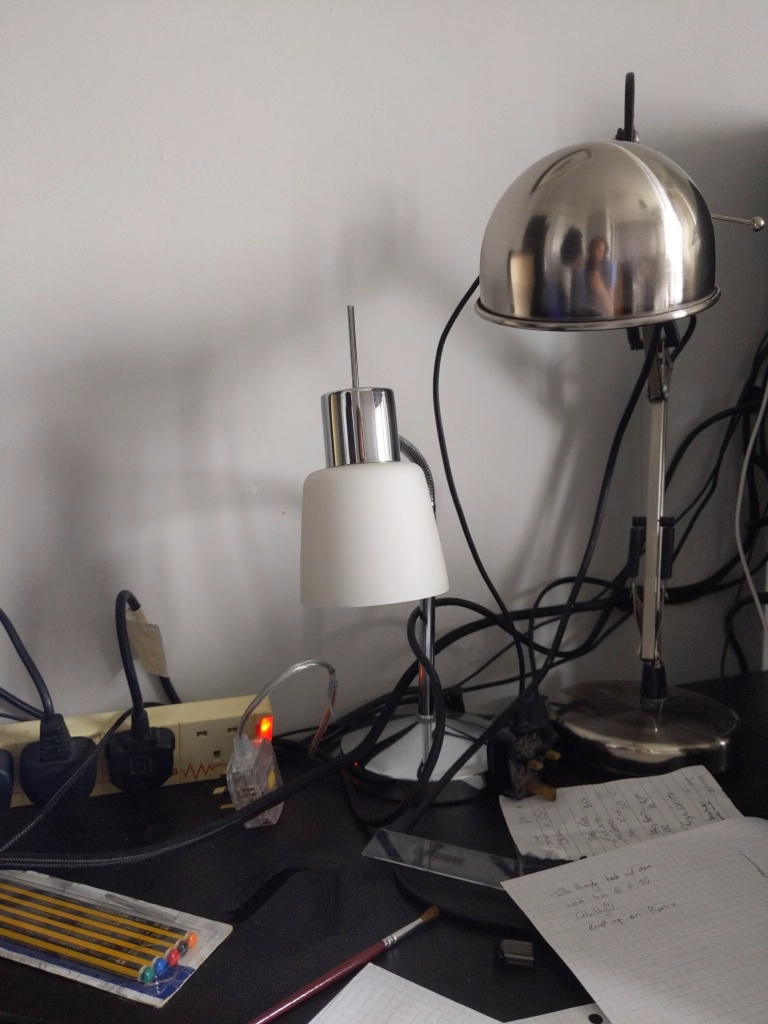
#> input picture Testing/test1.jpg, 768 x 1024 px; the run also reads 1 picture not shown here
$ python brieftest.py
#> lines starting #> are read from the running program, lines starting #| are printed output that depends on the picture
# -*- coding: utf-8 -*-
"""
Created on Sun Jul  5 20:57:31 2020

@author: Jack
"""

import numpy as np
import cv2
import sys

img1_path  = 'test1.jpg'
img2_path  = 'test2.jpg'

img1 = cv2.imread(img1_path,0) # queryImage
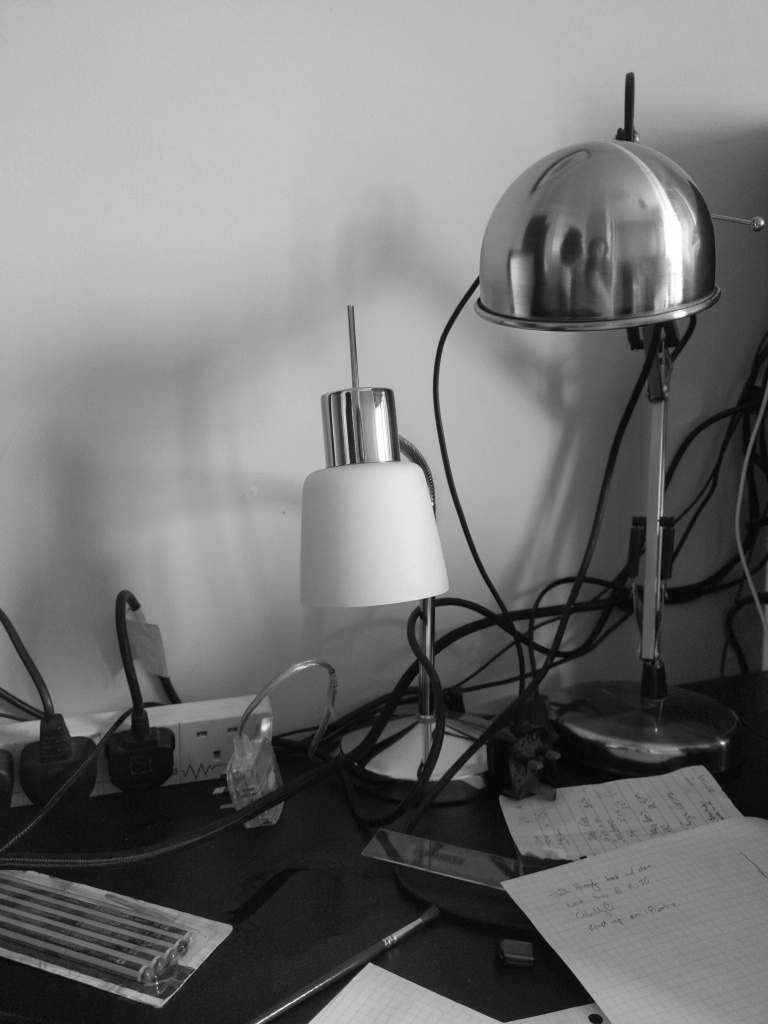
#> img1: shape (1024, 768); min 1, max 255, mean 116.3
img2 = cv2.imread(img2_path,0) # trainImage
#> img2: shape (1024, 768); min 2, max 255, mean 116.3

orb = cv2.ORB_create()

kp1, des1 = orb.detectAndCompute(img1,None)
#> kp1 = 500 keypoints; strongest (x, y, size): (723, 743, 31), (722, 743, 37.2), (394, 458, 53.6), (721, 742, 44.6)
kp2, des2 = orb.detectAndCompute(img2,None)
#> kp2 = 500 keypoints; strongest (x, y, size): (721, 742, 37.2), (347, 393, 31), (394, 458, 53.6), (432, 597, 31)


FLANN_INDEX_LSH = 6
index_params= dict(algorithm = FLANN_INDEX_LSH,
                   table_number = 6, # 12
                   key_size = 12,     # 20
                   multi_probe_level = 1) #2

search_params = dict(checks = 50)
flann = cv2.FlannBasedMatcher(index_params, search_params)

matches = flann.knnMatch(des1,des2,k=2)
#> matches = 500 matches

if len(matches)>0:
    print("%d total matches found" % (len(matches)))
#| 500 total matches found
else:
    print("No matches were found - %d")
    sys.exit()

#
# store all the good matches as per Lowe's ratio test.
good = []
for _m in matches:
    m, n = _m
    if m.distance < 0.6*n.distance:
        good.append(m)
#> after the loop, good = 294 matches
